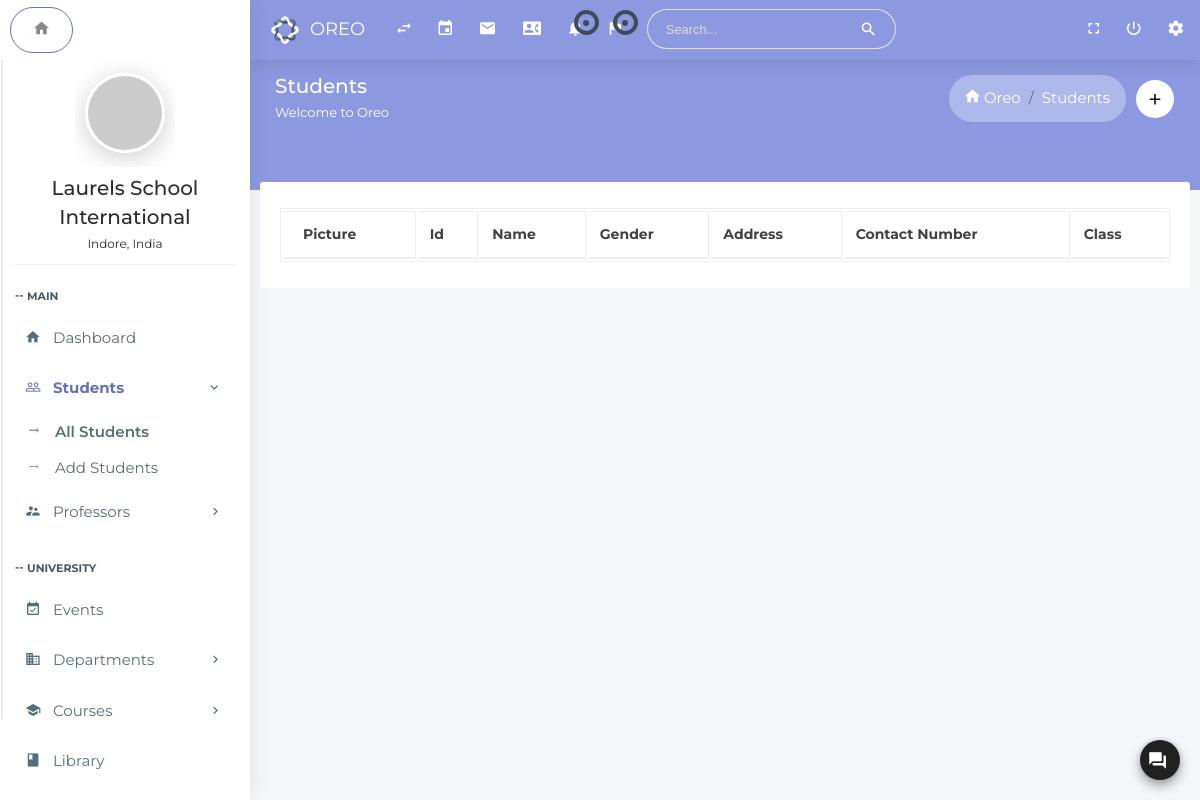
The app's page /index.php/students/all_students, older data.
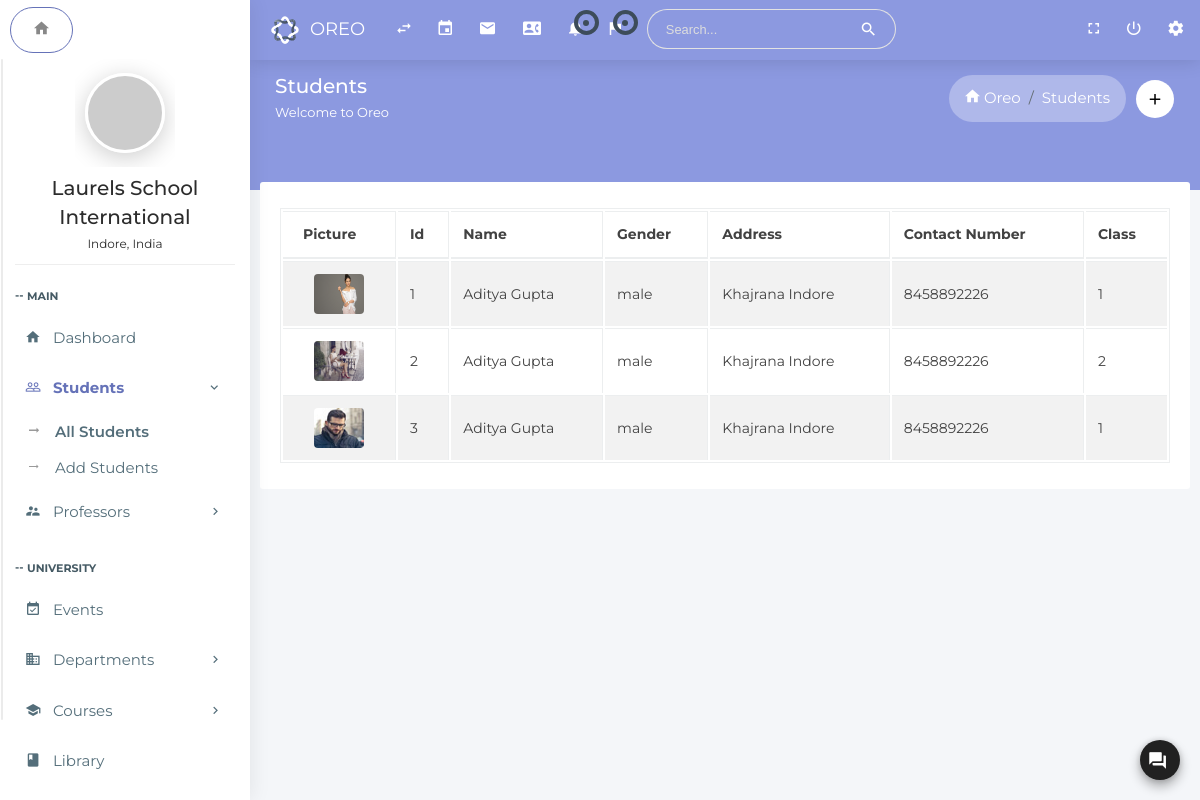
The same page, newer data.
### tables this page shows
CREATE TABLE `student_admission` (
  `Id` int(11) NOT NULL,
  `adm_date` date NOT NULL,
  `stud_name` text NOT NULL,
  `father_name` text NOT NULL,
  `mother_name` text NOT NULL,
  `father_number` text NOT NULL,
  `mother_number` text NOT NULL,
  `current_address` text NOT NULL,
  `perma_address` text NOT NULL,
  `father_email` text NOT NULL,
  `stud_dob` date NOT NULL,
  `stud_gender` text NOT NULL,
  `stud_blood_group` text NOT NULL,
  `stud_caste` text NOT NULL,
  `city` text NOT NULL,
  `state` text NOT NULL,
  `perma_address_pin` int(7) NOT NULL,
  `stud_email` text NOT NULL,
  `stud_phone` text NOT NULL,
  `photo` text NOT NULL,
  `father_o_number` text NOT NULL,
  `mother_o_number` text NOT NULL,
  `password` text NOT NULL,
  `class_id` int(11) NOT NULL,
  `year_id` int(11) NOT NULL,
  `currrent_address_pin` int(7) NOT NULL
);

### application/controllers/Students.php (called while the page is built, shortened)
<?php
class Students extends MY_Controller
{
    public function all_students()
    {
        $this->load->model('Student_all_model', '_student');
        $data['details']=$this->_student->get_all_students();
        $this->load->view('all-students',$data);
    }
}

### index.php (called while the page is built, shortened)
<?php
require_once BASEPATH.'core/CodeIgniter.php';

### application/models/Student_all_model.php (called while the page is built, shortened)
<?php
class Student_all_model extends CI_Model
{
    public function get_all_students()
    {
        $query = $this->db->get('student_admission');
        return $query;
    }
}

### application/views/all-students.php (the view, shortened to what this page needs)
<!doctype html>
<html class="no-js " lang="en">
<head>
<link rel="stylesheet" href="../assets/plugins/bootstrap/css/bootstrap.min.css">
<link rel="stylesheet" href="../assets/plugins/jquery-datatable/dataTables.bootstrap4.min.css">
<link rel="stylesheet" href="../assets/css/main.css">
<link rel="stylesheet" href="../assets/css/color_skins.css">
</head>
<body class="theme-purple">
<nav class="navbar p-l-5 p-r-5">
    <ul class="nav navbar-nav navbar-left">
        <li>
            <div class="navbar-header">
                <a class="navbar-brand" href="index.html"><img src="../assets/images/logo.svg" width="30" alt="Oreo"><span class="m-l-10">Oreo</span></a>
            </div>
        </li>
        <li><a href="javascript:void(0);" class="ls-toggle-btn" data-close="true"><i class="zmdi zmdi-swap"></i></a></li>
        <li class="hidden-md-down"><a href="events.html" title="Events"><i class="zmdi zmdi-calendar"></i></a></li>
        <li class="hidden-md-down"><a href="mail-inbox.html" title="Inbox"><i class="zmdi zmdi-email"></i></a></li>
        <li><a href="contact.html" title="Contact List"><i class="zmdi zmdi-account-box-phone"></i></a></li>
        <li class="dropdown"> <a href="javascript:void(0);" class="dropdown-toggle" data-toggle="dropdown" role="button"><i class="zmdi zmdi-notifications"></i>
            <div class="notify"><span class="heartbit"></span><span class="point"></span></div>
            </a>
        </li>
        <li class="dropdown"> <a href="javascript:void(0);" class="dropdown-toggle" data-toggle="dropdown" role="button"><i class="zmdi zmdi-flag"></i>
            <div class="notify">
                <span class="heartbit"></span>
                <span class="point"></span>
            </div>
            </a>
        </li>
        <li class="hidden-sm-down">
            <div class="input-group">
                <input type="text" class="form-control" placeholder="Search...">
                <span class="input-group-addon">
                    <i class="zmdi zmdi-search"></i>
                </span>
            </div>
        </li>
        <li class="float-right">
            <a href="javascript:void(0);" class="fullscreen hidden-sm-down" data-provide="fullscreen" data-close="true"><i class="zmdi zmdi-fullscreen"></i></a>
            <a href="sign-in.html" class="mega-menu" data-close="true"><i class="zmdi zmdi-power"></i></a>
            <a href="javascript:void(0);" class="js-right-sidebar" data-close="true"><i class="zmdi zmdi-settings zmdi-hc-spin"></i></a>
        </li>
    </ul>
</nav>
<?php include 'leftside.php';?>
<div class="chat-launcher"></div>
<section class="content">
    <div class="block-header">
        <div class="row">
            <div class="col-lg-7 col-md-6 col-sm-12">
                <h2>Students
                <small>Welcome to Oreo</small>
                </h2>
            </div>
            <div class="col-lg-5 col-md-6 col-sm-12">
                <button class="btn btn-white btn-icon btn-round hidden-sm-down float-right m-l-10" type="button">
                    <i class="zmdi zmdi-plus"></i>
                </button>
                <ul class="breadcrumb float-md-right">
                    <li class="breadcrumb-item"><a href="index.html"><i class="zmdi zmdi-home"></i> Oreo</a></li>
                    <li class="breadcrumb-item"><a href="javascript:void(0);">Students</a></li>
                </ul>
            </div>
        </div>
    </div>
                    <div class="body">
                        <ul class="nav nav-tabs padding-0">
                            <li class="nav-item"><a class="nav-link active" data-toggle="tab" href="#librarylist">Library list</a></li>
                            <li class="nav-item"><a class="nav-link" data-toggle="tab" href="#addlibrary">Add Library</a></li>
                        </ul>
                    </div>
                <div class="tab-content">
                    <div class="tab-pane active" id="librarylist">
                        <div class="card">
                            <div class="body table-responsive">
                                <table class="table table-bordered table-striped table-hover js-basic-example dataTable">
                                    <thead>
                                        <tr>
                                            <th align="center">&nbsp;&nbsp;Picture</th>
                                            <th align="center">Id</th>
                                            <th align="center">Name</th>
                                            <th align="center">Gender</th>
                                            <th align="center">Address</th>
                                            <th align="center">Contact Number</th>
                                            <th align="center">Class</th>
                                        </tr>
                                    </thead>
                                    <tbody>
                      <?php
                      foreach ($details->result() as $row)
                      {
                          ?><tr>
                          <td align="center"><span class="list-icon"><img class="rounded" src="<?php echo $row->photo;?>" height="40" width="50" alt="laurels school"></span></td>
                          <td><?php echo $row->Id;?></td>
                          <td><?php echo $row->stud_name;?></td>
                          <td><?php echo $row->stud_gender;?></td>
                          <td><?php echo $row->perma_address;?></td>
                          <td><?php echo $row->stud_phone;?></td>
                          <td><?php echo $row->class_id;?></td>
                          </tr>
                      <?php }
                      ?>
                                    </tbody>
                                </table>
                            </div>
                        </div>
                    </div>
                </div>
</section>
</body>
</html>

### application/views/LeftSide.php (shortened to what this page needs)
<aside id="leftsidebar" class="sidebar">
    <ul class="nav nav-tabs">
        <li class="nav-item"><a class="nav-link active" data-toggle="tab" href="#dashboard"><i class="zmdi zmdi-home"></i></a></li>
    </ul>
    <div class="tab-content">
        <div class="tab-pane stretchRight active" id="dashboard">
            <div class="menu">
                <ul class="list">
                    <li>
                        <div class="user-info">
                            <div class="image"><a href="profile.html"><img src="http://via.placeholder.com/80x80" alt="User"></a></div>
                            <div class="detail">
                                <h4><?php echo $schoolname;?></h4>
                                <small><?php echo $schoollocation;?></small>
                            </div>
                        </div>
                    </li>
                    <li class="header">MAIN</li>
                    <li <?php if( strcmp(basename($_SERVER['PHP_SELF']) ,'dashboard') ==0 )
                            echo 'class="active open"'; ?>  >
                        <a href="<?php echo site_url('dashboard') ?>"><i class="zmdi zmdi-home"></i><span>Dashboard</span></a>
                    </li>
                    <li <?php if( strcmp(basename($_SERVER['PHP_SELF']) ,'all_students') ==0 || strcmp(basename($_SERVER['PHP_SELF']) ,'add_students') ==0)
                        echo 'class="active open"'; ?> >
                        <a href="javascript:void(0);" class="menu-toggle"><i class="zmdi zmdi-accounts-outline"></i><span>Students</span> </a>
                        <ul class="ml-menu">
                            <li <?php if( strcmp(basename($_SERVER['PHP_SELF']) ,'all_students') ==0 )
                                echo 'class="active"'; ?> >
                                <a href="<?php echo site_url('students/all_students');?>">All Students</a>
                            </li>
                            <li <?php if( strcmp(basename($_SERVER['PHP_SELF']) ,'add_students') ==0 )
                                echo 'class="active"'; ?> >
                                <a href="<?php echo site_url('students/add_students');?>">Add Students</a>
                            </li>
                        </ul>
                    </li>
                    <li <?php if( strcmp(basename($_SERVER['PHP_SELF']) ,'all_professor') ==0 || strcmp(basename($_SERVER['PHP_SELF']) ,'add_professor') ==0)
                        echo 'class="active open"'; ?> >
                        <a href="javascript:void(0);" class="menu-toggle"><i class="zmdi zmdi-accounts-alt"></i><span>Professors</span> </a>
                    </li>
                    <li class="header">UNIVERSITY</li>
                    <li <?php if( strcmp(basename($_SERVER['PHP_SELF']) ,'event') ==0)
                        echo 'class="active"'; ?>>
                        <a href="<?php echo site_url('Events/event');?>"><i class="zmdi zmdi-calendar-check"></i><span>Events</span> </a>
                    </li>
                    <li <?php if( strcmp(basename($_SERVER['PHP_SELF']) ,'Departments') ==0 || strcmp(basename($_SERVER['PHP_SELF']) ,'add_department') ==0 )
                        echo 'class="active open"'; ?> >
                        <a href="javascript:void(0);" class="menu-toggle"><i class="zmdi zmdi-city-alt"></i><span>Departments</span> </a>
                    </li>
                    <li <?php if( strcmp(basename($_SERVER['PHP_SELF']) ,'courses') ==0 || strcmp(basename($_SERVER['PHP_SELF']) ,'add_courses') ==0 || strcmp(basename($_SERVER['PHP_SELF']),'courses_info') ==0 )
                        echo 'class="active open"'; ?> >
                        <a href="javascript:void(0);" class="menu-toggle"><i class="zmdi zmdi-graduation-cap"></i><span>Courses</span> </a>
                    </li>
                    <li <?php if( strcmp(basename($_SERVER['PHP_SELF']),'Library') ==0 )
                        echo 'class="active"'; ?>>
                        <a href="<?php echo site_url('Library/Lib');?>"><i class="zmdi zmdi-book"></i><span>Library</span> </a>
                    </li>
                    <li <?php if( strcmp(basename($_SERVER['PHP_SELF']),'Classroom') ==0 )
                        echo 'class="active"'; ?>>
                        <a href="<?php echo site_url('Classroom') ?>"><i class="zmdi zmdi-device-hub"></i><span>Class</span> </a>
                    </li>
                </ul>
            </div>
        </div>
    </div>
</aside>

### assets/css/color_skins.css (style rules this page uses)
.theme-purple .block-header h2 { color: #fff }
.theme-purple .block-header h2 small { color: #fff }
.theme-purple section.content:before { background-color: #8c99e0 }
.theme-purple .navbar, .theme-purple .page-loader-wrapper { background: #8c99e0 }
.theme-purple .sidebar .menu .list li.active { background-color: transparent }
.theme-purple .sidebar .menu .list li.active>:first-child i, .theme-purple .sidebar .menu .list li.active>:first-child span { color: #6572b8 }
.theme-purple .nav-tabs .nav-link.active { border: 1px solid #6572b8 !important }

Row changes from the older to the newer data that the page shows:
added student_admission: photo (picture), Id "1", stud_name "Aditya Gupta", stud_gender "male", perma_address "Khajrana Indore", stud_phone "8458892226", class "1"
added student_admission: photo (picture), Id "2", stud_name "Aditya Gupta", stud_gender "male", perma_address "Khajrana Indore", stud_phone "8458892226", class "2"
added student_admission: photo (picture), Id "3", stud_name "Aditya Gupta", stud_gender "male", perma_address "Khajrana Indore", stud_phone "8458892226", class "1"
